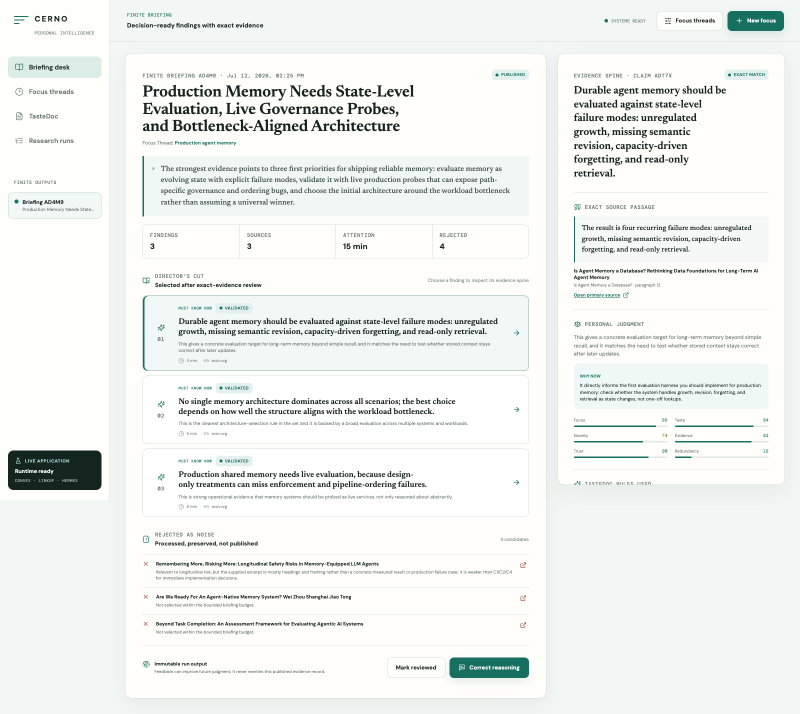
#> input picture assets/cerno-live-briefing.png, 1600 x 1427 px (shown at 1/2 size)
$ python build_deck.py
#> lines starting #> are read from the running program, lines starting #| are printed output that depends on the picture
# /// script
# requires-python = ">=3.12"
# dependencies = ["python-pptx>=1.0.2", "pillow>=11.0.0"]
# ///

from pathlib import Path
from PIL import Image
from pptx import Presentation
from pptx.dml.color import RGBColor
from pptx.enum.shapes import MSO_SHAPE, MSO_CONNECTOR
from pptx.enum.text import PP_ALIGN, MSO_ANCHOR
from pptx.util import Inches, Pt

ROOT = Path(__file__).resolve().parents[1]
MEDIA = ROOT / "presentation" / "media"
OUTPUT = ROOT / "presentation" / "output"
OUTPUT.mkdir(parents=True, exist_ok=True)

# 16:9 canvas
SW, SH = 13.333, 7.5

# Cerno design tokens
INK = "182320"
MUTED = "64726D"
PORCELAIN = "F3F6F5"
PAPER = "FCFDFC"
GREEN = "1C665A"
GREEN_DARK = "102A24"
SEA = "DCEBE7"
SEA_LIGHT = "EEF6F3"
AMBER = "D79A42"
OXIDE = "A45C52"
LINE = "D5DEDA"
WHITE = "FFFFFF"
SOFT = "E8EFED"

FONT_UI = "Avenir Next"
FONT_SERIF = "Georgia"
FONT_MONO = "Menlo"


def rgb(hex_color: str) -> RGBColor:
    return RGBColor.from_string(hex_color)


def crop_image(src: Path, dst: Path, box):
#> called with box = (215, 75, 1590, 1010)
    with Image.open(src) as image:
#> image is the input picture: PIL image 1600x1427 RGB; mean R, G, B 239.2, 242, 239.4
        image.crop(box).save(dst, quality=95)
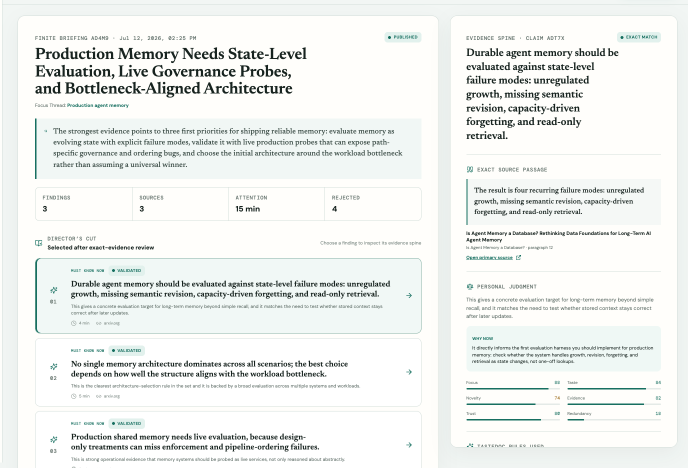
#> saved as briefing-demo-crop.png: PIL image 1375x935 RGB (shown at 1/2 size); mean R, G, B 238.9, 241.4, 238.9


# Purpose-built crops from real application screenshots.
briefing_src = ROOT / "assets" / "cerno-live-briefing.png"
crop_image(briefing_src, MEDIA / "briefing-demo-crop.png", (215, 75, 1590, 1010))
crop_image(briefing_src, MEDIA / "evidence-inspector.png", (980, 95, 1580, 795))
#> call 2 of crop_image, with box = (980, 95, 1580, 795)
#> in crop_image (call 2), `image.crop(box).save(dst, quality=95)`:
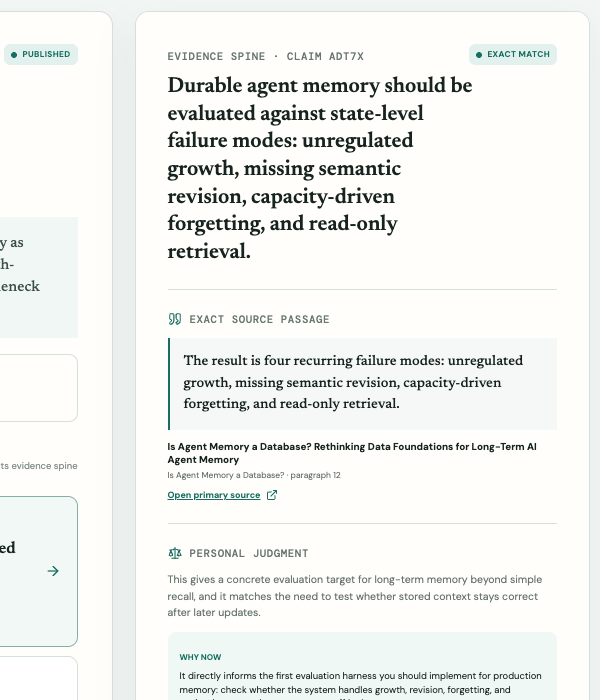
#> saved as evidence-inspector.png: PIL image 600x700 RGB; mean R, G, B 240.8, 242.6, 239.7


#> (the run stopped early here; a loop or call above may not have finished)

$ run again, with assets/cerno-videodb-briefing.png copied over assets/cerno-live-briefing.png
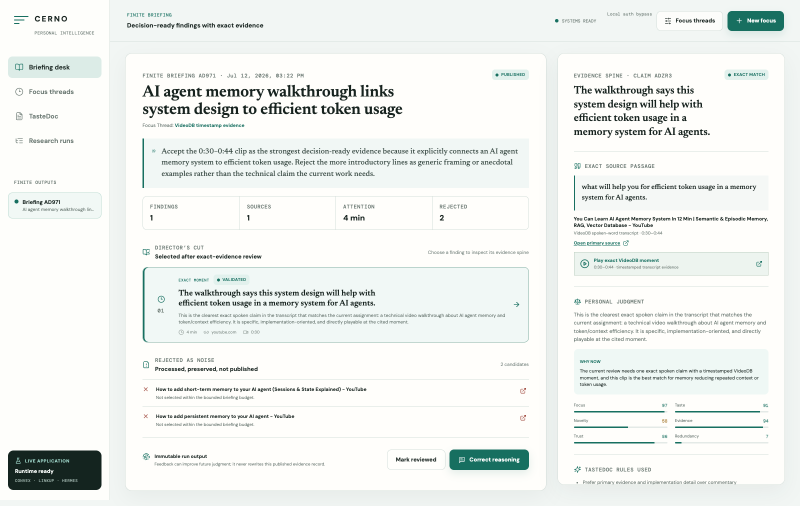
#> input picture assets/cerno-videodb-briefing.png, 1600 x 1012 px (shown at 1/2 size)
#> in crop_image, image is the input picture: PIL image 1600x1012 RGB; mean R, G, B 238.8, 241.7, 238.7
#> in crop_image, `image.crop(box).save(dst, quality=95)`:
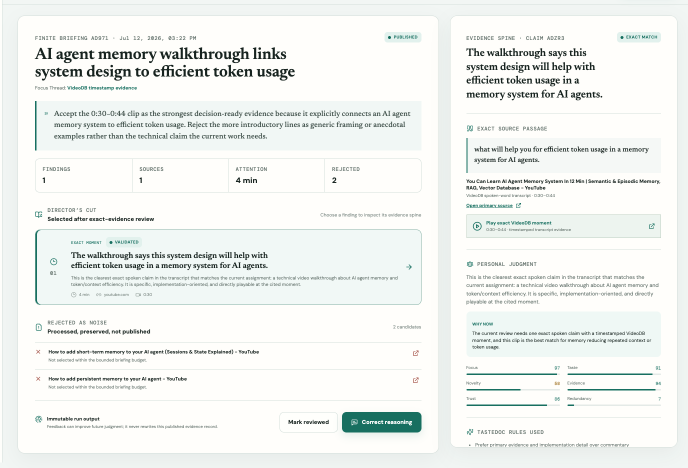
#> saved as briefing-demo-crop.png: PIL image 1375x935 RGB (shown at 1/2 size); mean R, G, B 240.2, 242.9, 239.9
#> in crop_image (call 2), `image.crop(box).save(dst, quality=95)`:
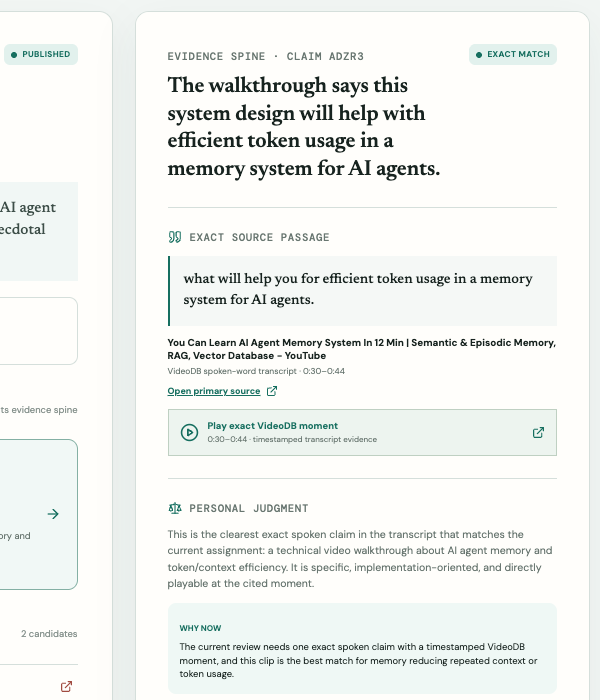
#> saved as evidence-inspector.png: PIL image 600x700 RGB; mean R, G, B 241.3, 243.5, 240.4
